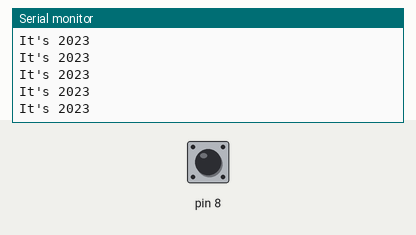
Recording of a sketch running on a simulated Arduino Uno, built with avr-gcc and run on an emulated ATmega328P. On the bench: the last lines printed to the serial monitor. Inputs (shaded band) come from the test bench; at power-on: pin 8 LOW.

Above: at 1.2 s.
1.3 s: pin 8 driven HIGH
At 2.3 s:
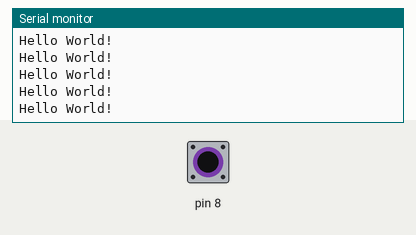
3.2 s: pin 8 driven LOW
At 4.1 s:
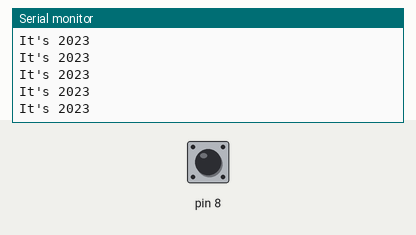
6.2 s: pin 8 driven HIGH
At 7.0 s:
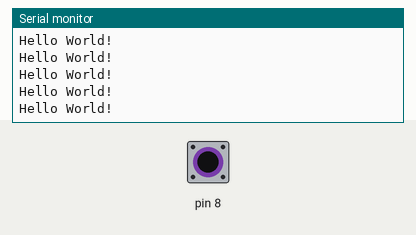
9.2 s: pin 8 pulsed LOW 2 times (0.12 s each, 0.3 s apart)
12.8 s: pin 8 pulsed LOW 5 times (0.12 s each, 0.3 s apart)
17.3 s: pin 8 driven LOW
At 18.0 s:
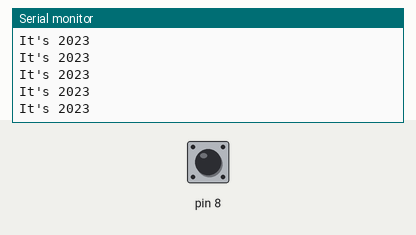

The sketch:

L3_exercise_3.ino
```cpp
void setup() {
  // put your setup code here, to run once:
    pinMode(8, INPUT);
    Serial.begin(9600);
}

void loop() {
  // put your main code here, to run repeatedly:
  if (digitalRead(8) == HIGH) {
      Serial.println("Hello World!");
  } else {
      Serial.println("It's 2023");
  }
}
```

Measured:
- after the input at 1.3 s, the serial monitor: prints a new line after 0.07 s (image 1)
- after the input at 17.3 s, the serial monitor: prints a new line after 0.07 s (image 4)
